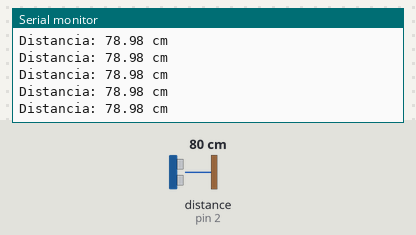
A sketch run on a simulated Arduino Uno, built with avr-gcc and run on an emulated ATmega328P. Parts: the last lines printed to the serial monitor. Wiring (inferred from the names in the program): ultrasonic range finder: trigger pin 5; echo pin 2. Inputs (shaded band) come from the test bench; at power-on: distance to the obstacle (sensor on pin 2) 80 cm. The echo pulse lasts 58.3 µs per cm.

Above: at 1.2 s.
1.3 s: distance to the obstacle (sensor on pin 2) set to 2 cm
At 1.38 s:
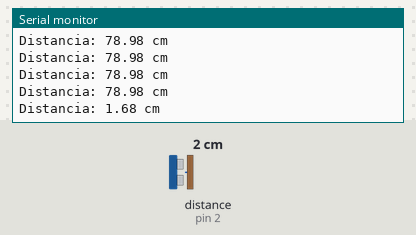
2.8 s: distance to the obstacle (sensor on pin 2) set to 250 cm
At 2.9 s:
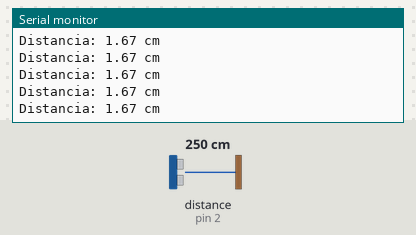
Timing chart, 0 to 5.8 s (numbered marks = the images above; inputs shaded):
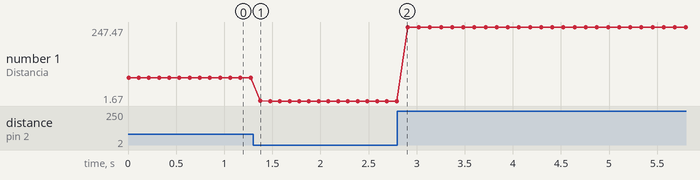

Measured:
- after the input at 1.3 s, the serial monitor: prints a new line after 0.08 s (image 1)
- plotted number 1: 78.98 → 1.67 after the input at 1.3 s, 1.67 → 247.47 after the input at 2.8 s

The sketch:

SensorUltrasonico_UART.ino
```cpp
const int EchoPin = 2;
const int TriggerPin = 5;

double distancia;
double tiempo;

void setup() {
  // put your setup code here, to run once:
  Serial.begin(115200);
  pinMode(TriggerPin,OUTPUT);
  pinMode(EchoPin,INPUT);
}

void loop() {
  // put your main code here, to run repeatedly:
  digitalWrite(TriggerPin,LOW);
  delayMicroseconds(5);
  digitalWrite(TriggerPin,HIGH);
  delayMicroseconds(10);
  digitalWrite(TriggerPin,LOW);

  /* Medición de la longitud del pulso entrante. Mide el tiempo
   * que ha transcurrido entre el envío del pulso ultrasónico y
   * cuando el sensor recibe el rebote, es decir, desde que el
   * pin 12 empieza a recibir el rebote, HIGH, hasta que deja de
   * hacerlo, LOW, la logitud del pulso entrante.
   */
  tiempo = pulseIn(EchoPin,HIGH);

  /* Fórmula para calcular la distancia obteniendo un valor entero.*/
  distancia = (0.017*tiempo);

  /*Monitorización en centímetros or el monitor serial.*/
  Serial.print("Distancia: ");
  Serial.print(distancia);
  Serial.println(" cm");
  delay(100);
}
```
